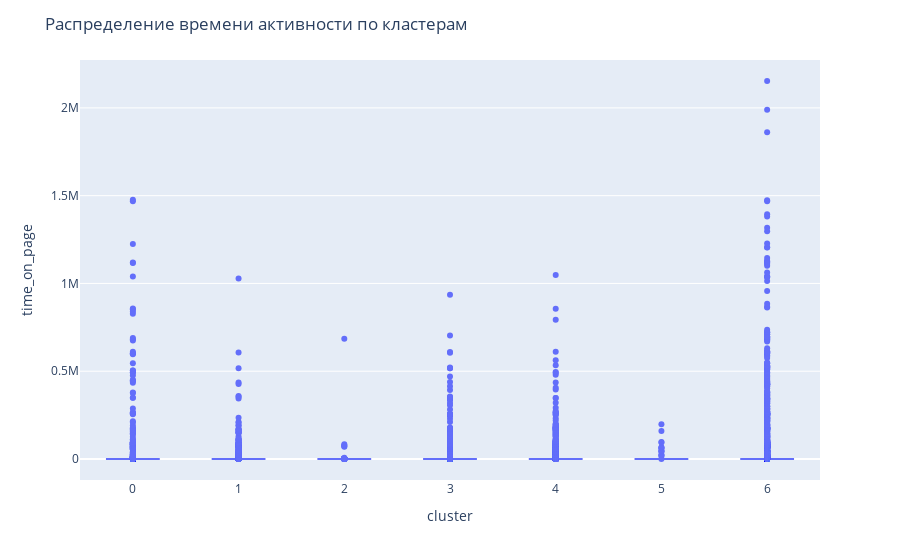

Notebook code for this chart:
### Markdown cell above
Построим боксплоты, зададим номера кластеров, дабы получить разные боксплоты.

### Code cell
#cut_df=df[df['time_on_page']<=1000]
a4_dims = (15, 9)
#plt.subplots(figsize=a4_dims)
fig = px.box(df, x="cluster", y="time_on_page")
fig.update_layout(title_text="Распределение времени активности по кластерам",  yaxis=dict(autorange=True))
fig.show()

### Figure 1 — Plotly figure (JSON) as saved in the notebook; plotly's stock layout.template omitted (floating-point values rounded to 4 significant figures; data arrays with more than 128 entries replaced by an {"elided": "..."} marker saying what was removed)
{"data": [{"alignmentgroup": "True", "hovertemplate": "cluster=%{x}<br>time_on_page=%{y}<extra></extra>", "legendgroup": "", "marker": {"color": "#636efa"}, "name": "", "notched": false, "offsetgroup": "", "orientation": "v", "showlegend": false, "type": "box", "x": {"elided": "74197 int values"}, "x0": " ", "xaxis": "x", "y": {"elided": "74197 float values"}, "y0": " ", "yaxis": "y"}], "layout": {"boxmode": "group", "legend": {"tracegroupgap": 0}, "margin": {"t": 60}, "title": {"text": "Распределение времени активности по кластерам"}, "xaxis": {"anchor": "y", "domain": [0, 1], "title": {"text": "cluster"}}, "yaxis": {"anchor": "x", "autorange": true, "domain": [0, 1], "title": {"text": "time_on_page"}}}}
